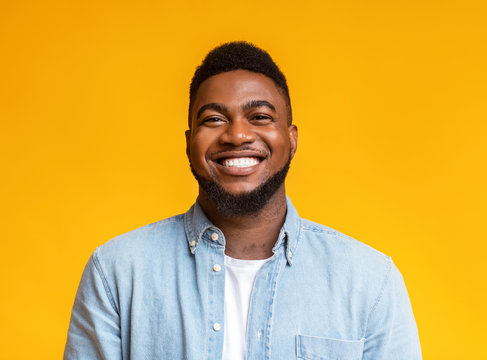
#> input picture image.png, 487 x 360 px
$ python imgconv.py
#> lines starting #> are read from the running program, lines starting #| are printed output that depends on the picture; after the words box and inside, x2 and y2 are one past the last pixel; in counts of white or black regions, pixels touching at a corner belong together
import cv2
import numpy as np
import matplotlib.pyplot as plt

def read_file(filename):
#> called with filename = 'image.png'
    img=cv2.imread(filename)
#> img is the input picture: shape (360, 487, 3); mean B, G, R 64.3, 172.9, 219.7
    img=cv2.cvtColor(img,cv2.COLOR_BGR2RGB)
    # plt.imshow(img)
    # plt.show()
    return img

filename="image.png"
img= read_file(filename)

org_img=np.copy(img)

def edge_mask(img, line_size, blur_value):
#> called with line_size = 7, blur_value = 9
    gray = cv2.cvtColor(img, cv2.COLOR_RGB2GRAY)
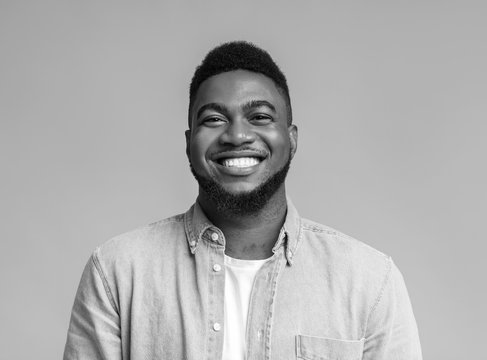
#> gray: shape (360, 487); min 1, max 255, mean 174.5
    gray_blur=cv2.medianBlur(gray,blur_value)
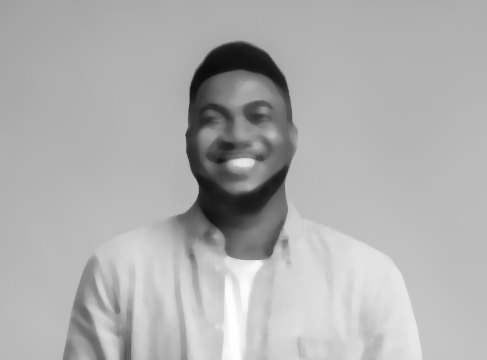
#> gray_blur: shape (360, 487); min 11, max 254, mean 175

    edges=cv2.adaptiveThreshold(gray_blur,255,cv2.ADAPTIVE_THRESH_MEAN_C,cv2.THRESH_BINARY,line_size,blur_value)
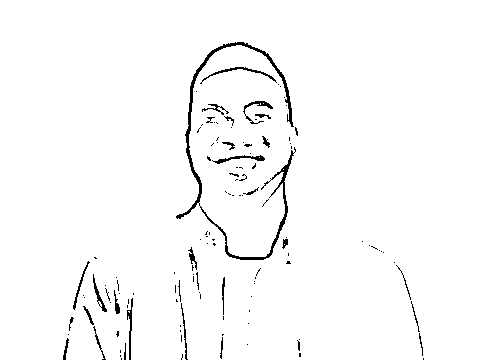
#> edges: shape (360, 487); 97.8% white; black in thin lines or dots, all inside (x1, y1, x2, y2) = (63, 42, 424, 360)

    return edges

edges=edge_mask(img,7,9)


def color_quantization(img, k):
    #transform the image
#> called with k = 9
    data=np.float32(img).reshape((-1,3))

    #determine criteria
    criteria=(cv2.TERM_CRITERIA_EPS + cv2.TERM_CRITERIA_MAX_ITER, 20, 0.001)

    #apply k-means
    ret, label, center=cv2.kmeans(data, k, None, criteria, 10, cv2.KMEANS_RANDOM_CENTERS)
#> ret = 45004772; center = [[105.7, 111, 119.7], [142.8, 167.2, 188.6], [52.55, 29.52, 17.76], [180.8, 205.6, 224.8], [252.5, 187.1, 14.61], [136.3, 80.62, 52.27], [211.2, 226.7, 238.7], [247.4, 172.3, 7.52], [190.2, 126.4, 98.87]]

    #convert back to 8-bit values
    center=np.uint8(center)
#> center = [[105, 110, 119], [142, 167, 188], [52, 29, 17], [180, 205, 224], [252, 187, 14], [136, 80, 52], [211, 226, 238], [247, 172, 7], [190, 126, 98]]
    result=center[label.flatten()]

    #reshape to the original image dimensions
    result=center[label.flatten()]
    result=result.reshape(img.shape)
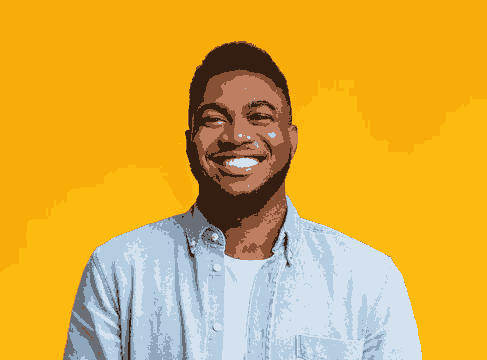
#> result: shape (360, 487, 3); mean R, G, B 219.2, 172.6, 63.6
    return result

img=color_quantization(img, k=9)
# plt.imshow(img)
# plt.show()

blurred=cv2.bilateralFilter(img,d=7,sigmaColor=200,sigmaSpace=200)
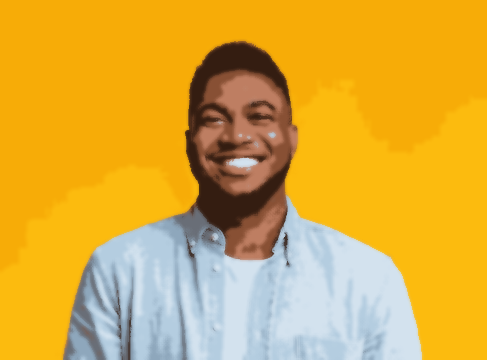
#> blurred: shape (360, 487, 3); mean R, G, B 219.2, 172.7, 63.7

# plt.imshow(blurred)
# plt.show()

def cartoon():
    c=cv2.bitwise_and(blurred,blurred,mask=edges)
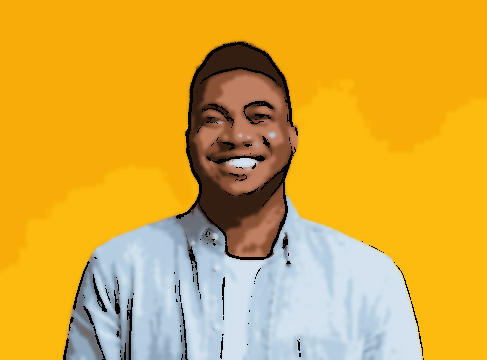
#> c: shape (360, 487, 3); mean R, G, B 216.8, 170.7, 62.1
    plt.imshow(c)
    plt.show()

    plt.imshow(org_img)
    plt.show()

cartoon()

$ run again, with face_Region.png copied over image.png
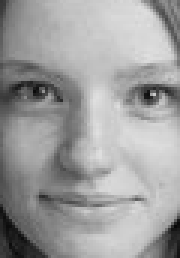
#> input picture face_Region.png, 60 x 86 px (shown 3 times larger)
#> in read_file, img is the input picture: shape (86, 60, 3); min 7, max 223, mean 158.2
#> in edge_mask, `edges=cv2.adaptiveThreshold(gray_blur,255,cv2.ADAPTIVE_THRESH_MEAN_C,c..`:
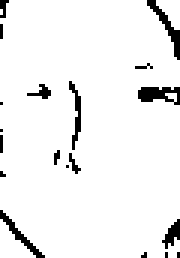
#> edges: shape (86, 60) (shown 3 times larger); 94.2% white; black in thin lines or dots
#> in color_quantization, `ret, label, center=cv2.kmeans(data, k, None, criteria, 10, cv2.KMEANS_..`: ret = 560344.3; label = 5160 values, max 8 at index 3, min 0 at index 5, mean 4.26; center = [[126.8, 126.8, 126.8], [148.4, 148.4, 148.4], [76.57, 76.57, 76.57], [34.32, 34.32, 34.32], [199.5, 199.5, 199.5], [212.3, 212.3, 212.3], [168, 168, 168], [186.6, 186.6, 186.6], [105.6, 105.6, 105.6]]
#> in color_quantization, `center=np.uint8(center)`: center = [[126, 126, 126], [148, 148, 148], [76, 76, 76], [34, 34, 34], [199, 199, 199], [212, 212, 212], [167, 167, 167], [186, 186, 186], [105, 105, 105]]
#> in cartoon, `c=cv2.bitwise_and(blurred,blurred,mask=edges)`:
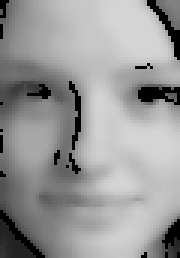
#> c: shape (86, 60, 3) (shown 3 times larger); min 0, max 212, mean 152.4
